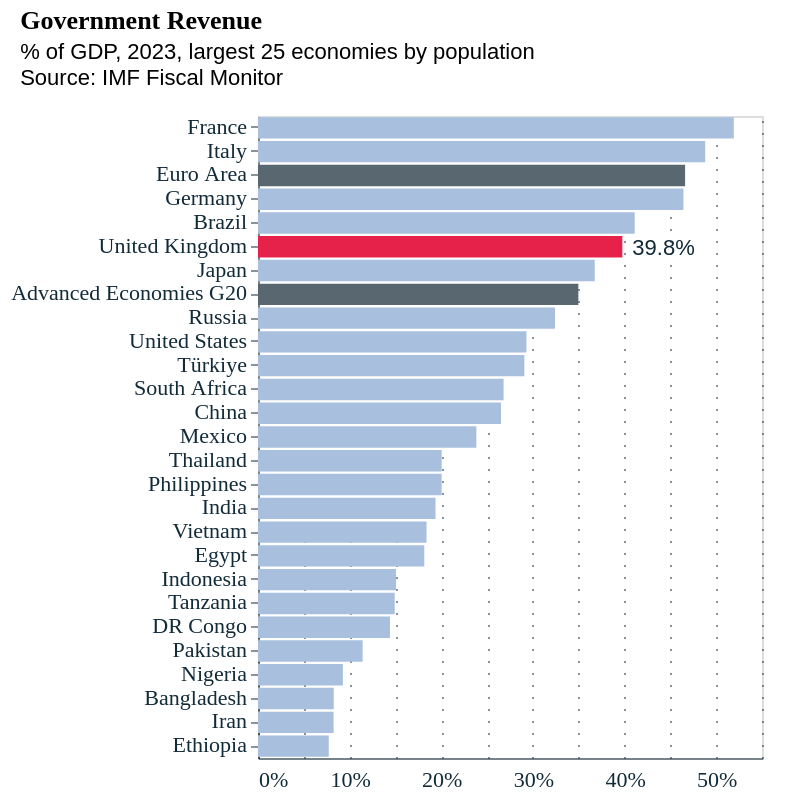

Write the Vega-Lite specification saved for this chart.
### Vega-Lite specification from a JSON file in a GitHub repository (floating-point values rounded to 4 significant figures)
{"config": {"bar": {"color": "#a8c0de"}, "title": {"fontSize": 16, "font": "Circular Std", "anchor": "start", "align": "left"}, "axis": {"labelColor": "#122b39", "labelFontSize": 11, "labelFont": "Circular Std", "tickColor": "#122b39", "tickOpacity": 0.5, "domainColor": "#122b39", "domainOpacity": 0.5, "gridColor": "#122b39", "gridDash": [2, 2], "gridOpacity": 0.5, "title": null, "titleColor": "#122b39", "tickSize": 4}, "axisXQuantitative": {"gridColor": "#122b39", "gridDash": [1, 5], "gridOpacity": 0.5, "ticks": false, "labelPadding": 5, "tickCount": 8}, "axisYQuantitative": {"gridColor": "#122b39", "gridDash": [1, 5], "gridOpacity": 0.5, "ticks": false, "labelPadding": 5, "tickCount": 8}}, "title": {"text": "Government Revenue", "dx": 5, "dy": -5, "fontSize": 13, "offset": 8, "subtitle": ["% of GDP, 2023, largest 25 economies by population", "Source: IMF Fiscal Monitor"], "subtitleFontSize": 11}, "encoding": {"x": {"axis": {"format": "%"}, "field": "Value", "scale": {"padding": 0}, "type": "quantitative"}, "y": {"field": "Country", "sort": {"field": "Value", "op": "sum", "order": "descending"}, "type": "nominal"}}, "layer": [{"mark": {"type": "bar"}, "encoding": {"color": {"field": "Colour", "scale": null, "type": "nominal"}}}, {"mark": {"type": "text", "align": "left", "color": "#122b39", "dx": 5, "dy": 1, "fontSize": 11}, "encoding": {"opacity": {"condition": {"test": "(datum.ISO3 === 'GBR')", "value": 1}, "value": 0}, "text": {"field": "Value", "format": ".1%", "type": "quantitative"}}}], "data": {"name": "data-740af17d5cff1cfdb1b16fd6c4b0a594"}, "$schema": "https://vega.github.io/schema/vega-lite/v5.16.3.json", "datasets": {"data-740af17d5cff1cfdb1b16fd6c4b0a594": [{"Country": "India", "ISO3": "IND", "Population (2024)": 1428627663, "Value": 0.1937, "Colour": "#a8c0de"}, {"Country": "China", "ISO3": "CHN", "Population (2024)": 1425671352, "Value": 0.2652, "Colour": "#a8c0de"}, {"Country": "United States", "ISO3": "USA", "Population (2024)": 339996564, "Value": 0.293, "Colour": "#a8c0de"}, {"Country": "Indonesia", "ISO3": "IDN", "Population (2024)": 277534123, "Value": 0.1506, "Colour": "#a8c0de"}, {"Country": "Pakistan", "ISO3": "PAK", "Population (2024)": 240485658, "Value": 0.1142, "Colour": "#a8c0de"}, {"Country": "Nigeria", "ISO3": "NGA", "Population (2024)": 223804632, "Value": 0.09261, "Colour": "#a8c0de"}, {"Country": "Brazil", "ISO3": "BRA", "Population (2024)": 216422446, "Value": 0.4111, "Colour": "#a8c0de"}, {"Country": "Bangladesh", "ISO3": "BGD", "Population (2024)": 172954319, "Value": 0.08265, "Colour": "#a8c0de"}, {"Country": "Russia", "ISO3": "RUS", "Population (2024)": 144444359, "Value": 0.3241, "Colour": "#a8c0de"}, {"Country": "Mexico", "ISO3": "MEX", "Population (2024)": 128455567, "Value": 0.2383, "Colour": "#a8c0de"}, {"Country": "Ethiopia", "ISO3": "ETH", "Population (2024)": 126527060, "Value": 0.07724, "Colour": "#a8c0de"}, {"Country": "Japan", "ISO3": "JPN", "Population (2024)": 123294513, "Value": 0.3675, "Colour": "#a8c0de"}, {"Country": "Philippines", "ISO3": "PHL", "Population (2024)": 117337368, "Value": 0.2004, "Colour": "#a8c0de"}, {"Country": "Egypt", "ISO3": "EGY", "Population (2024)": 112716599, "Value": 0.1815, "Colour": "#a8c0de"}, {"Country": "DR Congo", "ISO3": "COD", "Population (2024)": 102262809, "Value": 0.144, "Colour": "#a8c0de"}, {"Country": "Vietnam", "ISO3": "VNM", "Population (2024)": 98858950, "Value": 0.1839, "Colour": "#a8c0de"}, {"Country": "Iran", "ISO3": "IRN", "Population (2024)": 89172767, "Value": 0.08252, "Colour": "#a8c0de"}, {"Country": "Türkiye", "ISO3": "TUR", "Population (2024)": 85816199, "Value": 0.2907, "Colour": "#a8c0de"}, {"Country": "Germany", "ISO3": "DEU", "Population (2024)": 83294633, "Value": 0.4643, "Colour": "#a8c0de"}, {"Country": "Thailand", "ISO3": "THA", "Population (2024)": 71801279, "Value": 0.2004, "Colour": "#a8c0de"}, {"Country": "United Kingdom", "ISO3": "GBR", "Population (2024)": 67736802, "Value": 0.3976, "Colour": "#e6224b"}, {"Country": "Tanzania", "ISO3": "TZA", "Population (2024)": 67438106, "Value": 0.1492, "Colour": "#a8c0de"}, {"Country": "France", "ISO3": "FRA", "Population (2024)": 64756584, "Value": 0.5192, "Colour": "#a8c0de"}, {"Country": "South Africa", "ISO3": "ZAF", "Population (2024)": 60414495, "Value": 0.268, "Colour": "#a8c0de"}, {"Country": "Italy", "ISO3": "ITA", "Population (2024)": 58870763, "Value": 0.488, "Colour": "#a8c0de"}, {"Country": "Advanced Economies G20", "ISO3": "NA", "Population (2024)": "NA", "Value": 0.3496, "Colour": "#596870"}, {"Country": "Euro Area", "ISO3": "NA", "Population (2024)": "NA", "Value": 0.4661, "Colour": "#596870"}]}, "width": 400, "height": 400, "autosize": {"type": "fit", "contains": "padding", "resize": false}}
